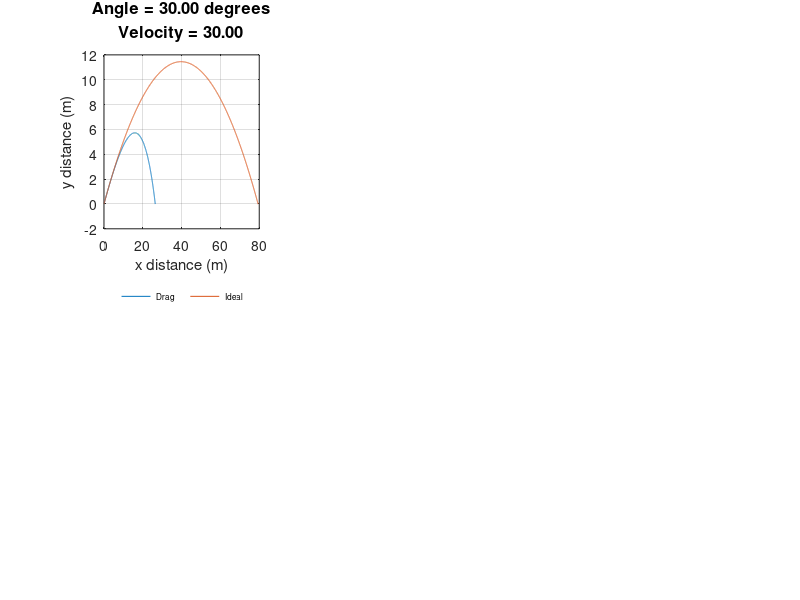

Write the MATLAB code that produced this figure.
clear 
clc
close all

  m=0.27
  A=pi*(0.12)^2 
  C=.47
  rho= 1.176897728
  g=9.81
  D=rho*C*A/(2*m)
  fin1 = 0
  fin2 = 0
    
    delta_t= .001 
    angle = [pi/6];
    
    numberOfAngles = length(angle);
    for k = 1 : numberOfAngles
        theta = angle(k)
                
        x(1)=0;
        y(1)=0;
        x2(1)=0;
        y2(1)=0;
        t(1)=0; 
        t2(1)=0; 
        v=30;
        
        vx=v*cos(theta);
        vy=v*sin(theta);
        vx2=v*cos(theta);
        vy2=v*sin(theta);

        
        i=1;
        while min(y2)> -.0001
            ay2=-g;
            ax2=0.0;
            vx2=vx2;
            vy2=vy2+ay2*delta_t;
            x2(i+1)=x2(i)+vx2*delta_t+.5*ax2*delta_t^2;
            y2(i+1)=y2(i)+vy2*delta_t+.5*ay2*delta_t^2;
            t2(i+1)=t2(i)+delta_t;
            i=i+1;
            fin1=i;
        end
        fin1;
        
        i=1; 
        while min(y)> -.0001
            cv=(vx*vx+vy*vy)^0.5;
            ax=-(D)*cv*vx;
            ay=-g-(D)*cv*vy;
            vx= vx + ax*delta_t;
            vy= vy + ay*delta_t;
            x(i+1)=x(i)+vx*delta_t+.5*ax*delta_t^2;
            y(i+1)=y(i)+vy*delta_t+.5*ay*delta_t^2;
            t(i+1)=t(i)+delta_t;
            i=i+1;
            fin2=i;
        end
        fin2;
      
          %disp(x(i-1));
          %disp(y(i-1));
          subplot(2, 3, k);
          plot(x,y,'-',x2,y2,'-')
          %legend({'', 'No Drag'},'FontSize',8)
          legend({'Drag','Ideal'},'FontSize',6,'Location','southoutside','NumColumns',2)
          legend('boxoff')
          legend('show')
          xlabel('x distance (m)')
          ylabel('y distance (m)')
          caption = sprintf('Angle = %.2f degrees\n Velocity = %.2f ',theta*180/pi, v);
          grid on;
          title(caption, 'FontSize', 12);
        
       tip = 1;
       while tip <= fin1
         x2(tip) = 0.0;
         y2(tip) = 0.0;
         t2(tip) = 0.0;
         tip=tip+1;
       end
       
       tip = 1;
       while tip <= fin2
         x(tip) = 0.0;
         y(tip) = 0.0;
         t(tip) = 0.0;
         tip=tip+1;
       end
       
    end

    set(gcf, 'units','normalized','outerposition',[0 0 1 1]);